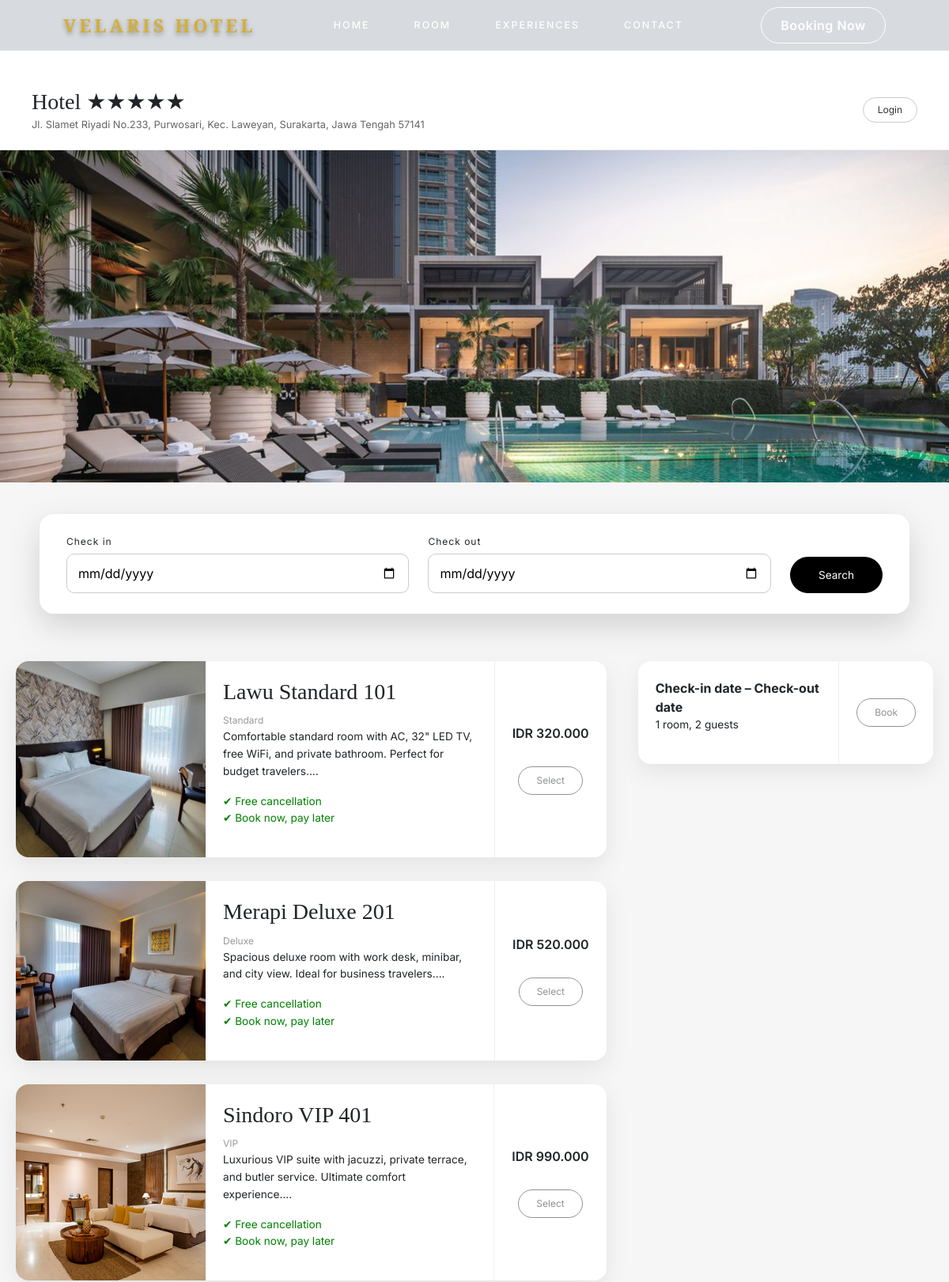
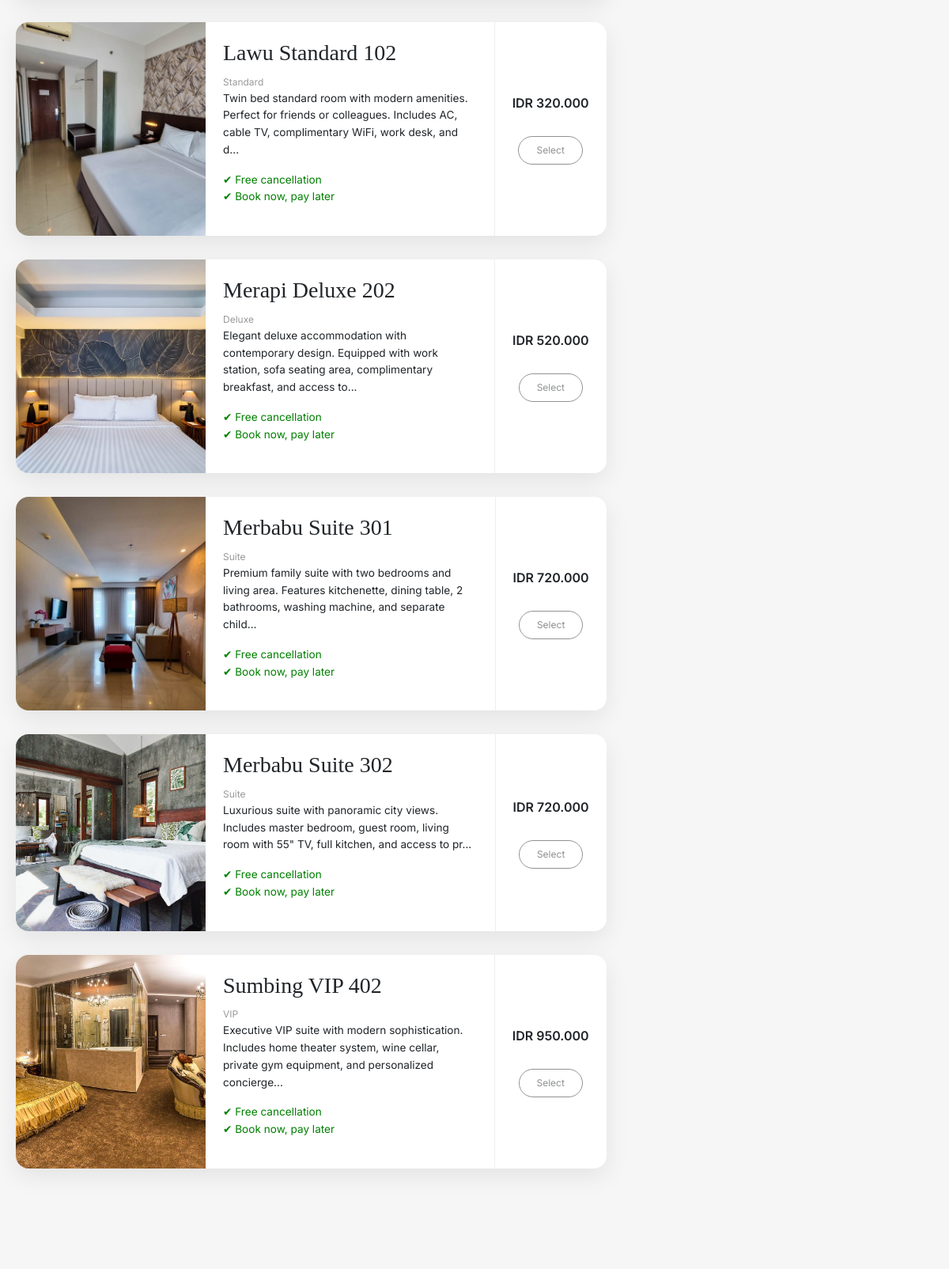
Screenshot of /booking.php (upper part) with the database file from the repository (2 pictures, top to bottom).
### tables this page shows
CREATE TABLE `kamar` (
  `id_kamar` int(11) NOT NULL,
  `nama_kamar` varchar(100) NOT NULL,
  `tipe_kamar` varchar(50) NOT NULL,
  `harga` decimal(10,2) NOT NULL,
  `deskripsi` text DEFAULT NULL,
  `foto_kamar` varchar(255) DEFAULT NULL,
  `stok` int(11) NOT NULL DEFAULT 0
);

### booking.php (the view, shortened to what this page needs)
<?php
$db = new Koneksi();
$conn = $db->getKoneksi();
$checkin  = $_GET['checkin']  ?? '';
$checkout = $_GET['checkout'] ?? '';
$rooms = $conn->query("SELECT * FROM kamar");
require_once "components/header.php";
?>
<div class="page-after-header">
    <div class="booking-header">
        <div>
            <h3>Hotel ★★★★★</h3>
            <p>Jl. Slamet Riyadi No.233, Purwosari, Kec. Laweyan, Surakarta, Jawa Tengah 57141</p>
        </div>
        <?php if (isset($_SESSION['customer_id'])): ?>
            👤 <?= htmlspecialchars($_SESSION['customer_name']); ?>
        <?php else: ?>
            <a href="auth/login.php" class="login-btn">Login</a>
        <?php endif; ?>
    </div>
    <section class="booking-hero">
        <img src="uploads/experiences/pool.jpg" alt="Velaris Hotel">
    </section>
    <section class="search-bar">
        <form method="GET">
            <div class="field">
                <label>Check in</label>
                <input type="date" name="checkin" value="<?= htmlspecialchars($checkin); ?>" required>
            </div>
            <div class="field">
                <label>Check out</label>
                <input type="date" name="checkout" value="<?= htmlspecialchars($checkout); ?>" required>
            </div>
            <button type="submit" class="search-btn">Search</button>
        </form>
    </section>
    <section class="booking-content">
        <div>
        <?php while($r = $rooms->fetch_assoc()): ?>
            <div class="room-card">
                <img src="uploads/kamar/<?= htmlspecialchars($r['foto_kamar']) ?>">
                <div class="room-info">
                    <h3><?= htmlspecialchars($r['nama_kamar']) ?></h3>
                    <small><?= htmlspecialchars($r['tipe_kamar']) ?></small>
                    <p><?= substr(strip_tags($r['deskripsi']),0,140) ?>...</p>
                    <?php if ($r['stok'] > 0): ?>
                        <p class="availability">✔ Free cancellation <br> ✔ Book now, pay later</p>
                    <?php else: ?>
                        <p class="unavailable">Selected dates are unavailable</p>
                    <?php endif; ?>
                </div>
                <div class="room-action">
                    <p class="price">IDR <?= number_format($r['harga'],0,',','.') ?></p>
                    <?php if ($checkin && $checkout && $r['stok'] > 0): ?>
                        <?php if (!isset($_SESSION['customer_id'])): ?>
                            <a href="auth/login.php" class="btn">Select</a>
                        <?php else: ?>
                            <a href="reservasi.php?id_kamar=<?= $r['id_kamar'] ?>&checkin=<?= $checkin ?>&checkout=<?= $checkout ?>" class="btn">Select</a>
                        <?php endif; ?>
                    <?php else: ?>
                        <span class="btn disabled">
                            <?= $r['stok'] > 0 ? 'Select' : 'Find available dates' ?>
                        </span>
                    <?php endif; ?>
                </div>
            </div>
        <?php endwhile; ?>
        </div>
        <div>
            <div class="room-card">
                <div class="room-info">
                    <strong><?= $checkin ?: 'Check-in date' ?> – <?= $checkout ?: 'Check-out date' ?></strong>
                    <p>1 room, 2 guests</p>
                </div>
                <div class="room-action">
                    <span class="btn disabled">Book</span>
                </div>
            </div>
        </div>
    </section>
</div>
<?php require_once "components/footer.php"; ?>

### VELARIS_HOTEL/components/header.php (style rules this page uses)
:root { --gold:#d4af37; --header-h:64px; }
body { margin:0; font-family:'Inter',sans-serif; }

### booking.php (style rules this page uses)
.page-after-header { margin-top:90px; background:#f6f6f6; }
.booking-header { display:flex; justify-content:space-between; align-items:center; padding:22px 40px; background:#fff; border-bottom:1px solid #eee; }
.booking-header h3 { font-family:'Cinzel',serif; margin:0; }
.booking-header p { margin:2px 0 0; font-size:.8rem; color:#666; }
.login-btn { padding:6px 18px; border:1px solid #ccc; border-radius:20px; text-decoration:none; font-size:.75rem; color:#333; }
.booking-hero img { width:100%; height:420px; object-fit:cover; display:block; }
.search-bar { background:#fff; padding:26px 34px; max-width:1100px; margin:40px auto 60px; border-radius:18px; box-shadow:0 15px 40px rgba(0,0,0,.15); }
.search-bar form { display:flex; gap:24px; align-items:flex-end; flex-wrap:wrap; }
.search-bar .field { flex:1; min-width:220px; }
.search-bar label { display:block; font-size:.75rem; letter-spacing:1px; margin-bottom:6px; }
.search-bar input { width:100%; padding:12px 14px; border:1px solid #ccc; border-radius:10px; }
.search-btn { height:46px; padding:0 36px; border:none; background:#000; color:#fff; border-radius:30px; font-size:.85rem; cursor:pointer; }
.booking-content { max-width:1200px; margin:auto; display:grid; grid-template-columns:2fr 1fr; gap:40px; padding:0 20px 100px; }
.room-card { background:#fff; border-radius:16px; overflow:hidden; margin-bottom:30px; display:flex; box-shadow:0 10px 30px rgba(0,0,0,.08); }
.room-card img { width:240px; object-fit:cover; }
.room-info { padding:22px; flex:1; }
.room-info h3 { font-family:'Cinzel',serif; margin-bottom:6px; }
.room-info small { color:#999; font-size:.75rem; }
.room-info p { font-size:.85rem; line-height:1.6; }
.availability { font-size:.8rem; color:green; }
.room-action { padding:22px; border-left:1px solid #eee; display:flex; flex-direction:column; justify-content:center; align-items:center; gap:14px; }
.price { font-weight:600; }
.btn { padding:8px 22px; border-radius:20px; border:1px solid #000; text-decoration:none; font-size:.75rem; color:#000; }
.btn.disabled { opacity:.5; pointer-events:none; }

### rows the page displays
kamar: foto_kamar (picture), nama_kamar "Lawu Standard 101", tipe_kamar "Standard", deskripsi "Comfortable standard room with AC, 32\" LED TV, free WiFi, and private bathroom. Perfect for budget travelers.", stok "✔ Free cancellation", harga "320.000"
kamar: foto_kamar (picture), nama_kamar "Merapi Deluxe 201", tipe_kamar "Deluxe", deskripsi "Spacious deluxe room with work desk, minibar, and city view. Ideal for business travelers.", stok "✔ Free cancellation", harga "520.000"
kamar: foto_kamar (picture), nama_kamar "Sindoro VIP 401", tipe_kamar "VIP", deskripsi "Luxurious VIP suite with jacuzzi, private terrace, and butler service. Ultimate comfort experience.", stok "✔ Free cancellation", harga "990.000"
kamar: foto_kamar (picture), nama_kamar "Lawu Standard 102", tipe_kamar "Standard", deskripsi "Twin bed standard room with modern amenities. Perfect for friends or colleagues. Includes AC, cable TV, complimentary WiFi, work desk, and d", stok "✔ Free cancellation", harga "320.000"
kamar: foto_kamar (picture), nama_kamar "Merapi Deluxe 202", tipe_kamar "Deluxe", deskripsi "Elegant deluxe accommodation with contemporary design. Equipped with work station, sofa seating area, complimentary breakfast, and access to", stok "✔ Free cancellation", harga "520.000"
kamar: foto_kamar (picture), nama_kamar "Merbabu Suite 301", tipe_kamar "Suite", deskripsi "Premium family suite with two bedrooms and living area. Features kitchenette, dining table, 2 bathrooms, washing machine, and separate child", stok "✔ Free cancellation", harga "720.000"
kamar: foto_kamar (picture), nama_kamar "Merbabu Suite 302", tipe_kamar "Suite", deskripsi "Luxurious suite with panoramic city views. Includes master bedroom, guest room, living room with 55\" TV, full kitchen, and access to pr", stok "✔ Free cancellation", harga "720.000"
kamar: foto_kamar (picture), nama_kamar "Sumbing VIP 402", tipe_kamar "VIP", deskripsi "Executive VIP suite with modern sophistication. Includes home theater system, wine cellar, private gym equipment, and personalized concierge", stok "✔ Free cancellation", harga "950.000"

### other values shown
$checkin ?: 'Check-in date' "Check-in date"
$checkout ?: 'Check-out date' "Check-out date"
